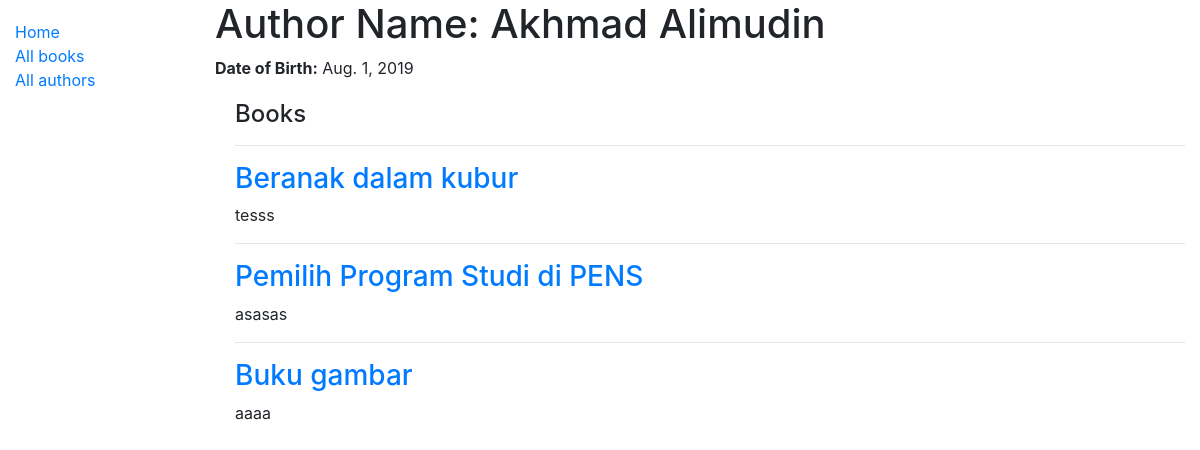
Screenshot of /katalog/author/1 with the database file from the repository.
### katalog/models.py (models this page shows, shortened)
class Author(models.Model):
    first_name = models.CharField(max_length=100)
    last_name = models.CharField(max_length=100)
    date_of_birth = models.DateField(null=True,blank=True)
    date_of_dead = models.DateField('Dead',null=True,blank=True)
    class Meta:
        ordering = ['last_name','first_name']

class Book(models.Model):
    title = models.CharField(max_length=200)
    author = models.ForeignKey('Author', on_delete=models.SET_NULL, null=True)
    summary = models.TextField(max_length=1000, help_text='Enter a brief description of the book')
    isbn = models.CharField('ISBN', unique=True, max_length=13, help_text='13 Character <a href="https://www.isbn-international.org/content/what-isbn">ISBN number</a>')
    genre = models.ManyToManyField(Genre, help_text='Select a genre for this book')
    language = models.ForeignKey('Language', on_delete=models.SET_NULL, null=True, verbose_name='Bahasa')
    def get_absolute_url(self):
        return reverse('book-detail', args=[str(self.id)])
    def display_genre(self):
        """Create a string for the Genre. This is required to display genre in Admin."""
        return ', '.join(genre.name for genre in self.genre.all()[:4]) #looping only 4
    display_genre.short_description = 'Genre'

### katalog/views.py (the view, shortened to what this page needs)
# urls.py: path('author/<int:pk>', views.AuthorDetailView.as_view(), name='author-detail'),
class AuthorDetailView(generic.DetailView):
    model = Author

### katalog/templates/katalog/author_detail.html
{% extends "base_generic.html" %}
{% block content %}
  <h1>Author Name: {{ author.first_name }} {{ author.last_name }}</h1>
  <p><strong>Date of Birth:</strong> {{ author.date_of_birth }}</p>
  <div style="margin-left:20px;margin-top:20px">
    <h4>Books</h4>
    {% for copy in author.book_set.all %}
      <hr>
        <h3><a href="{{ copy.get_absolute_url }}">{{ copy.title }}</a></h3>
        <p>
        {{ copy.summary }}
        </p>
    {% endfor %}
  </div>
{% endblock %}

### rows the page displays
Author: first_name "Akhmad", last_name "Alimudin", date_of_birth "Aug. 1, 2019"
Book: title "Beranak dalam kubur", summary "tesss"
Book: title "Pemilih Program Studi di PENS", summary "asasas"
Book: title "Buku gambar", summary "aaaa"
